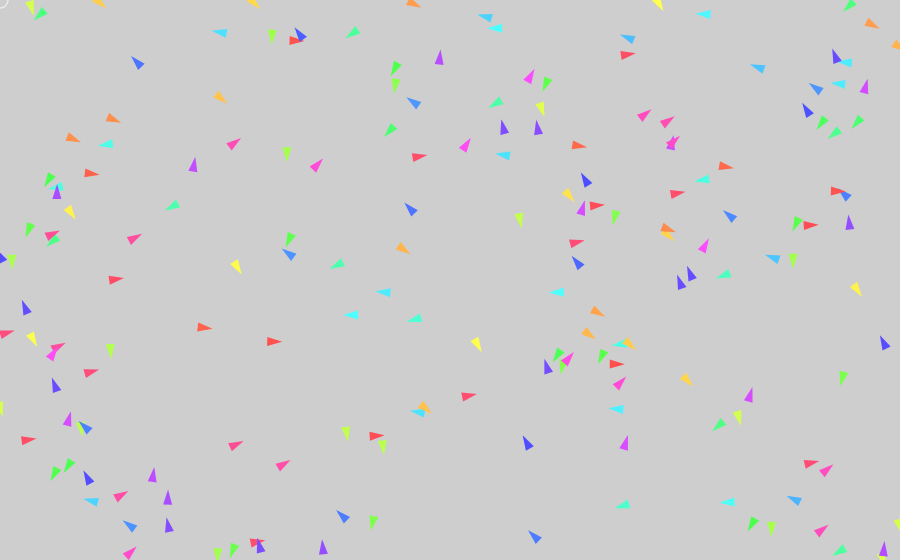
Frame 1 (no input)
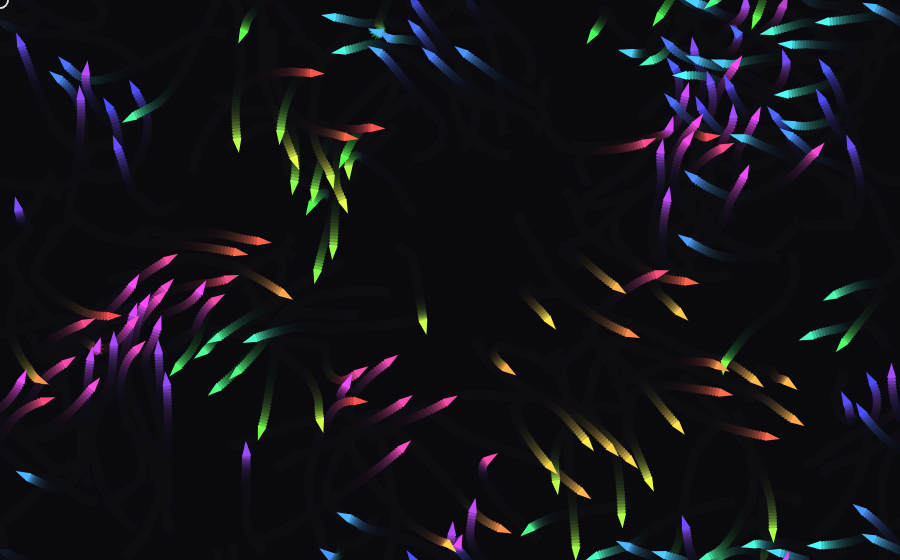
Frame 60 (no input)
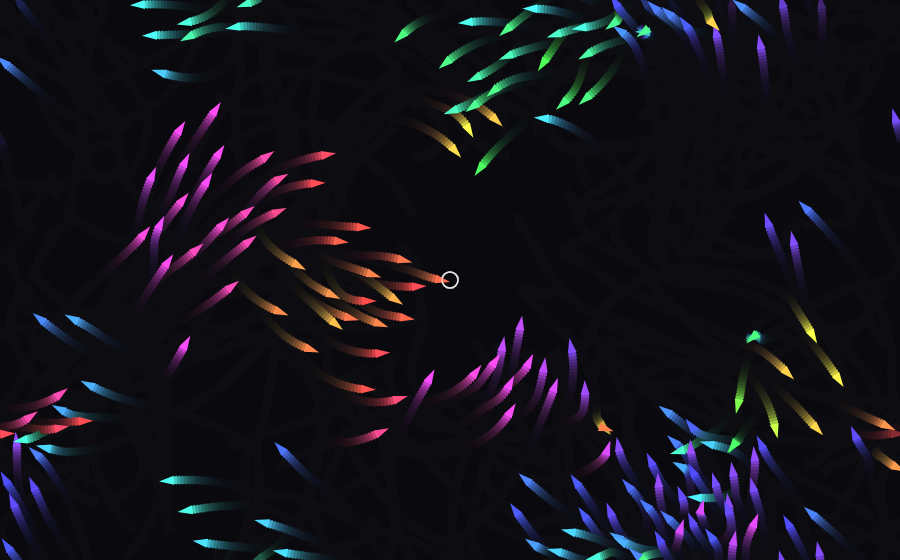
Frame 120 (the mouse pressed at the canvas centre since frame 60)

The p5.js sketch that drew these frames (run headless with seeded random() and noise() and a simulated clock; from frame 60 on, the mouse is pressed at the canvas centre):

// p5.js sketch
// ── sketch.js
// УЧЕБНАЯ КОПИЯ для разбора кода. Запускается сама по себе, без студии:
// ползунки заменены обычными значениями в объекте P (меняй их здесь и обновляй страницу),
// положение мыши берётся из mouseX / mouseY. Оригинал со слайдерами: variants/lab1/t5-a-flock.js

// Задание 5 · вариант A. «Стая и одиночка».
// Концепция: коллектив против одного. Сотни «птиц» подчиняются трём простым
// правилам (Рейнольдс, 1986): держаться вместе, лететь в одну сторону и не
// толкаться. Курсор — одиночка: стая то тянется к нему, то бежит прочь.
// Клик — вспугнуть стаю. Оттенок птицы зависит от направления полёта.

const P = {
  count: 180,   // Птиц (30–420)
  speed: 3.2,   // Скорость (1–7)
  cohesion: 0.9,   // Сплочённость (0–2)
  alignment: 1.1,   // Выравнивание (0–2)
  separation: 1.4,   // Дистанция (0–3)
  mode: 'attract',   // Курсор — варианты: attract, repel
  trail: 0.8,   // След (0–0.97)
};

let birds = [];

function setup() {
  createCanvas(900, 560);
  colorMode(HSB, 360, 100, 100, 100);
  noStroke();
  spawn();
}

function spawn() {
  while (birds.length < P.count) {
    birds.push({ p: createVector(random(width), random(height)), v: p5.Vector.random2D().mult(2) });
  }
  birds.length = P.count;
}
function mousePressed() {
  // Вспугнуть: резкий импульс прочь от точки клика.
  const o = createVector(mouseX, mouseY);
  birds.forEach((b) => {
    const d = p5.Vector.sub(b.p, o);
    if (d.mag() < 220) b.v.add(d.setMag(map(d.mag(), 0, 220, 9, 1)));
  });
}

function draw() {
  background(230, 30, 7, 100 * (1 - P.trail));
  const m = { x: mouseX, y: mouseY };
  const mouse = createVector(m.x, m.y);
  const view = 70, tooClose = 26;

  for (const b of birds) {
    const coh = createVector(), ali = createVector(), sep = createVector();
    let n = 0;
    for (const o of birds) {
      if (o === b) continue;
      const d = b.p.dist(o.p);
      if (d < view) {
        coh.add(o.p); ali.add(o.v); n++;
        if (d < tooClose) sep.add(p5.Vector.sub(b.p, o.p).div(max(d, 1)));
      }
    }
    if (n) {
      coh.div(n).sub(b.p).setMag(0.05 * P.cohesion);
      ali.div(n).setMag(0.06 * P.alignment);
      b.v.add(coh).add(ali);
    }
    b.v.add(sep.mult(0.12 * P.separation));

    // Курсор: притяжение к нему или бегство от него.
    const toM = p5.Vector.sub(mouse, b.p);
    const dm = toM.mag();
    if (dm < 260) {
      const f = map(dm, 0, 260, 0.22, 0.02) * (P.mode === 'attract' ? 1 : -2);
      b.v.add(toM.setMag(f));
    }

    b.v.limit(P.speed);
    b.p.add(b.v);
    // Мир замкнут в тор: вылетел справа — появился слева.
    b.p.x = (b.p.x + width) % width;
    b.p.y = (b.p.y + height) % height;
  }

  for (const b of birds) {
    const h = (degrees(b.v.heading()) + 360) % 360;
    fill(h, 70, 100);
    push();
    translate(b.p.x, b.p.y);
    rotate(b.v.heading());
    triangle(9, 0, -6, 4.5, -6, -4.5);
    pop();
  }

  // Одиночка.
  noFill();
  stroke(0, 0, 100, 60);
  strokeWeight(1.5);
  circle(m.x, m.y, 16);
  noStroke();
}
